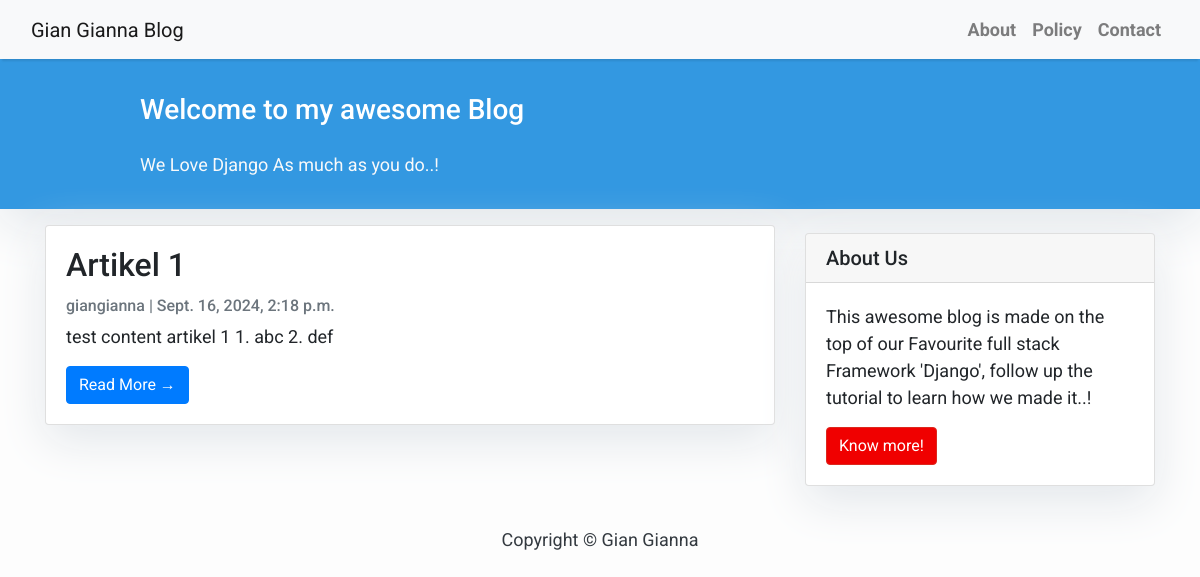
The app's page /, older data.
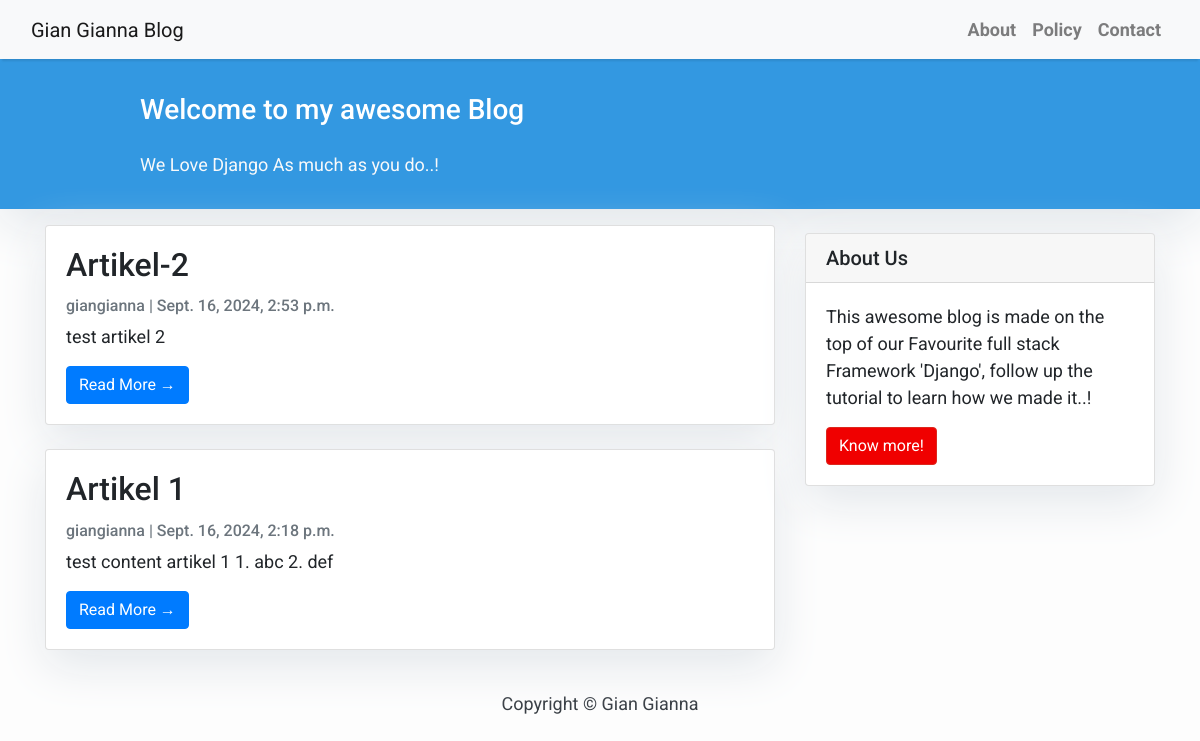
The same page, newer data.
### blog/models.py (models this page shows, shortened)
class Post(models.Model):
    title = models.CharField(max_length=200, unique=True)
    slug = models.SlugField(max_length=200, unique=True)
    author = models.ForeignKey(User, on_delete= models.CASCADE,related_name='blog_posts')
    updated_on = models.DateTimeField(auto_now= True)
    content = models.TextField()
    created_on = models.DateTimeField(auto_now_add=True)
    status = models.IntegerField(choices=STATUS, default=0)
    class Meta:
        ordering = ['-created_on']

### blog/views.py (the view)
# urls.py: path('', views.post_list, name='home'),
def post_list(request):
    object_list = Post.objects.filter(status=1).order_by('-created_on')
    paginator = Paginator(object_list, 3)
    page = request.GET.get('page')
    try:
        post_list = paginator.page(page)
    except PageNotAnInteger:
        post_list = paginator.page(1)
    except EmptyPage:
        post_list = paginator.page(paginator.num_pages)
    return render(request,
                  'index.html',
                  {'page': page,
                   'post_list': post_list})

### templates/index.html (shortened to what this page needs)
{% extends "base.html" %}
{% block content %}
<header class="masthead">
    <div class="container">
        <div class="row">
            <div class=" col-md-8 col-md-10 mx-auto">
                <div class="site-heading">
                    <h3 class=" site-heading my-4 mt-3 text-white"> Welcome to my awesome Blog </h3>
                    <p class="text-light">We Love Django As much as you do..! &nbsp
                    </p>
                </div>
            </div>
        </div>
    </div>
</header>
<div class="container">
    <div class="row">
        <div class="col-md-8 mt-3 left">
            {% for post in post_list %}
            <div class="card mb-4">
                <div class="card-body">
                    <h2 class="card-title">{{ post.title }}</h2>
                    <p class="card-text text-muted h6">{{ post.author }} | {{ post.created_on}} </p>
                    <p class="card-text">{{post.content|slice:":200" }}</p>
                    <a href="{% url 'post_detail' post.slug  %}" class="btn btn-primary">Read More &rarr;</a>
                </div>
            </div>
            {% endfor %}
        </div>
        {% block sidebar %} {% include 'sidebar.html' %} {% endblock sidebar %}
    </div>
</div>
{%endblock%}

Row changes from the older to the newer data that the page shows:
added Post: title "Artikel-2", author "giangianna", created_on "Sept. 16, 2024, 2:53 p.m.", content "test artikel 2"
